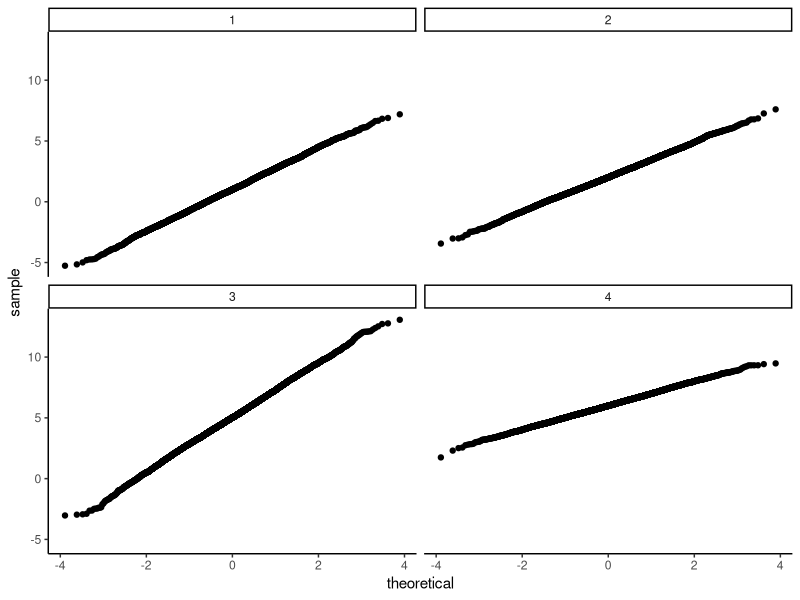

This chart was generated by the following R code:
## ---- chunk 1
library(tidyverse)
knitr::opts_chunk$set(echo = TRUE, 
                      fig.width = 5,
                      fig.height = 3,
                      out.width = "75%", 
                      fig.align = "center")
options(list(dplyr.summarise.inform = FALSE))
theme_set( theme_classic() )

## ---- chunk 2
generate_data <- function(parameters) {

  # generate pseudo-random numbers and use those to
  # make some data
  
  return(sim_data)
}
## ---- chunk 3
generate_data <- function(mu, sigma_sq, sample_size) {

  N <- sum(sample_size) 
  g <- length(sample_size) 
  
  group <- rep(1:g, times = sample_size) 
  mu_long <- rep(mu, times = sample_size)
  sigma_long <- rep(sqrt(sigma_sq), times = sample_size) 
  
  x <- rnorm(N, mean = mu_long, sd = sigma_long)
  sim_data <- tibble(group = group, x = x)
    
  return(sim_data)
}
## ---- chunk 4
mu <- c(1, 2, 5, 6)
sigma_sq <- c(3, 2, 5, 1)
sample_size <- c(3, 6, 2, 4)

sim_dat <- generate_data(mu = mu, 
                         sigma_sq = sigma_sq, 
                         sample_size = sample_size)
sim_dat
## ---- chunk 5
check_data <- generate_data(mu = mu, sigma_sq = sigma_sq,
                            sample_size = rep(10000, 4))

chk <- check_data %>% group_by( group ) %>%
  dplyr::summarise( n = n(),
             mean = mean( x ),
             var = var( x ) ) %>%
  mutate( mu = mu,
          sigma2 = sigma_sq ) %>%
  relocate( group, n, mean, mu, var, sigma2 )
chk
## ---- chunk 6
ggplot( check_data, aes( sample=x ) ) +
  facet_wrap( ~ group ) +
  stat_qq()
## ---- chunk 7
# Secret code block!
gen_dat_model <- function( n_bar = 10,
                           J = 30,
                           p = 0.5,
                           gamma_0 = 0, gamma_1 = 0, gamma_2 = 0,
                           sigma2_u = 0, sigma2_e = 1,
                           alpha = 0 ) {
  # generate site sizes 
  n_min = round( n_bar * (1 - alpha) )
  n_max = round( n_bar * (1 + alpha) )
  nj <- sample( n_min:n_max, J, replace=TRUE )

  # Generate average control outcome and average ATE for all sites
  # (The random effects)
  u0j = rnorm( J, mean=0, sd=sqrt( sigma2_u ) )
  
  # randomize units within each site (proportion p to treatment)
  Zj = ifelse( sample( 1:J ) <= J * p, 1, 0)
  
  # Calculate site intercept for each site
  beta_0j = gamma_0 + gamma_1 * Zj + gamma_2 * Zj * (nj-n_bar)/n_bar + u0j

    # Make individual site membership
  sid = as.factor( rep( 1:J, nj ) )
  dd = data.frame( sid = sid )
  
  # Make individual level tx variables
  dd$Z = Zj[ dd$sid ]
  
  # Generate the residuals 
  N = sum( nj )
  e = rnorm( N, mean=0, sd=sqrt( sigma2_e ) )
  
  # Bundle and send out
  dd <- mutate( dd, 
                sid=as.factor(sid),
                Yobs = beta_0j[sid] + e, 
                Z = Zj[ sid ] )
}
## ---- chunk 8
dat <- gen_dat_model( n=5, J=3, p=0.5, 
                        gamma_0=0, gamma_1=0.2, gamma_2=0.2,
                        sigma2_u = 0.4, sigma2_e = 1,
                      alpha = 0.5 )

dat
## ---- chunk 9
r_tss <- function(n, mean, sd, df) {
  mean + sd * sqrt( (df-2)/df ) * rt(n = n, df = df)
}

r_tss(n = 8, mean = 3, sd = 2, df = 5)
